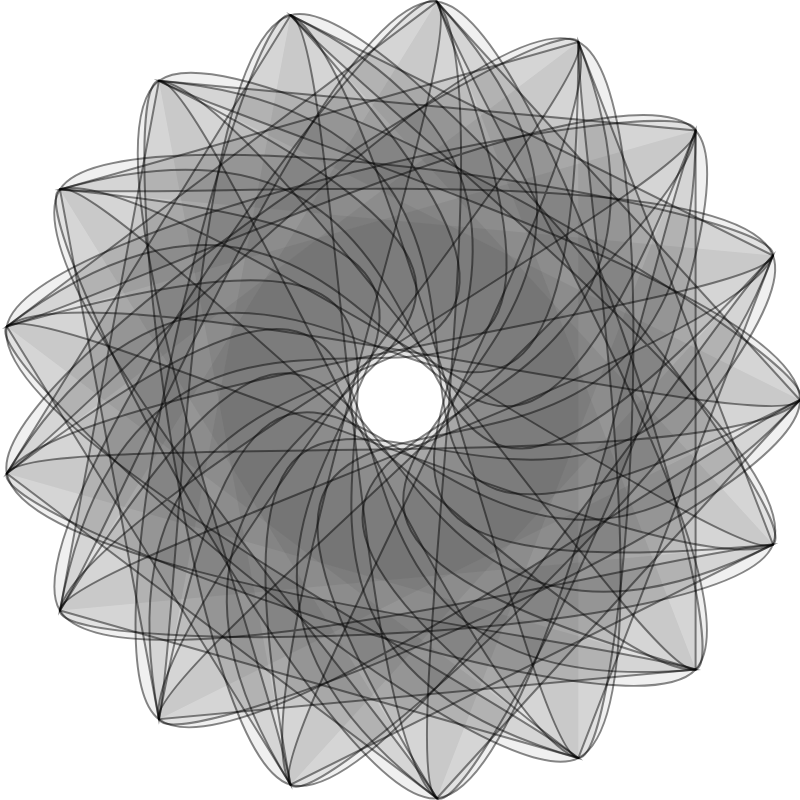
Frame 1 (no input)
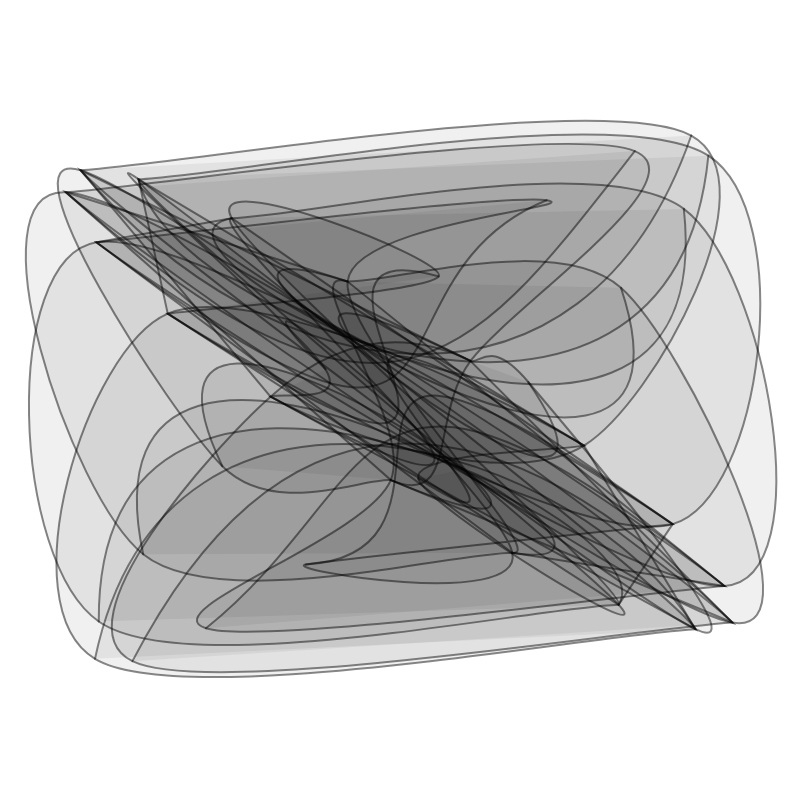
Frame 60 (no input)
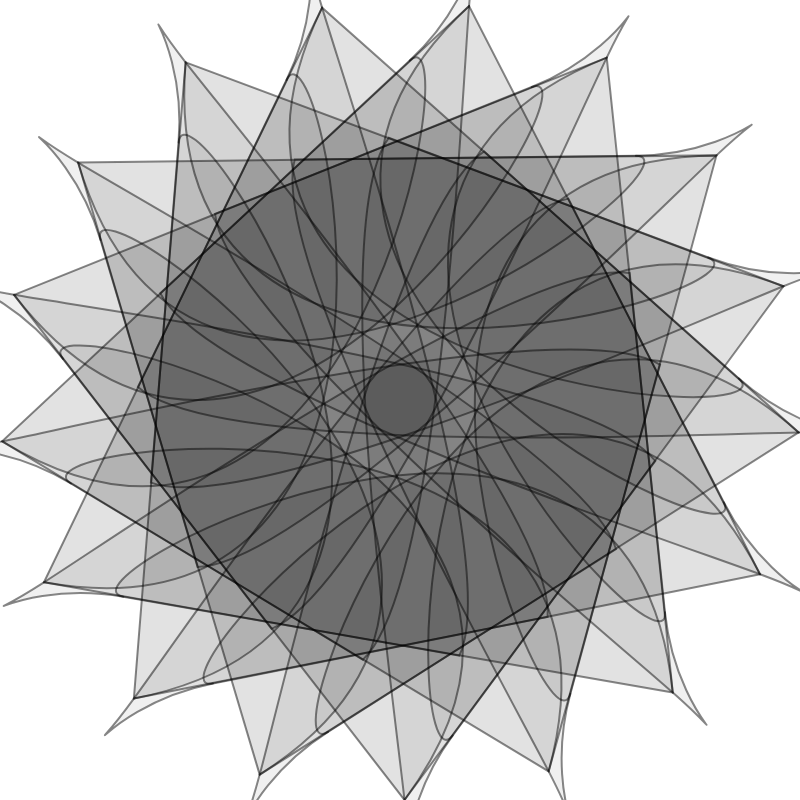
Frame 120 (the mouse pressed at the canvas centre since frame 60)

The p5.js sketch that drew these frames (run headless with seeded random() and noise() and a simulated clock; from frame 60 on, the mouse is pressed at the canvas centre):

// p5.js sketch
// ── sketch.js
// p5.js looping star
var n, p, s1, s2, t, ang;
function setup() {
createCanvas(800, 800);
stroke(0, 120);
strokeWeight(2);
fill(0, 15);
n=int(random(12, 20));
p=[];
ang=0;
for (var i=0; i<n; i++) {
var a = lerp(0, TWO_PI, i/n);
p.push({x:0.5*width*cos(a), y:0.5*height*sin(a)});
} 
do {
s2 = [int(random(1,n)), int(random(1,n)), int(random(1,n))];
} while (n%s2[2]===0);
next();
}
function next() {
t=0;
s1=s2;
do {
s2 = [int(random(1, n)), int(random(1, n)), int(random(1, n))];
} while (n % s2[2] === 0);
}
function draw() {
background(255); 
translate(width/2, height/2);
rotate(ang);
ang+=0.01;
var i1=[0,0,0,0];
var i2=[0,0,0,0];
do {
i1 = [i1[0], (i1[0]+s1[0])%n, (i1[0]+s1[1])%n, (i1[0]+s1[2])%n];
i2 = [i2[0], (i2[0]+s2[0])%n, (i2[0]+s2[1])%n, (i2[0]+s2[2])%n];
var q=[];
beginShape();
for (var i=0; i<4; i++) {
q.push({x:lerp(p[i1[i]].x, p[i2[i]].x, t), y:lerp(p[i1[i]].y, p[i2[i]].y, t)});
curveVertex(q[i].x, q[i].y);
}
endShape(CLOSE);
bezier(q[0].x, q[0].y, q[1].x, q[1].y, q[2].x, q[2].y, q[3].x, q[3].y);
i1[0] = i1[2];
i2[0] = i2[2];
} while (i2[0] !== 0 && i1[0] !== 0); 
t += 0.01;
if (t >= 1.0) {
next();
}
}
